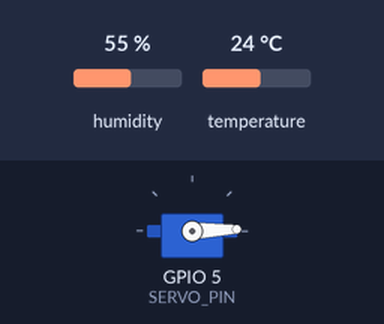
A program run on a simulated ESP32. On the bench: servo. The test bench sets the inputs (shaded band); at power-on: humidity 55 %, temperature 24 °C. What the program prints to the serial monitor is not drawn.

Above: at 0.05 s.
At 1.35 s:
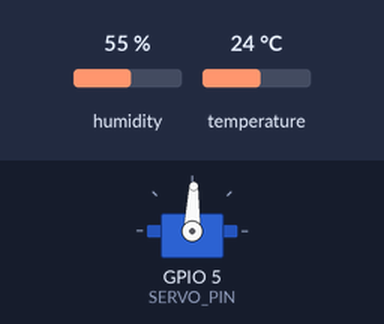
At 2.65 s:
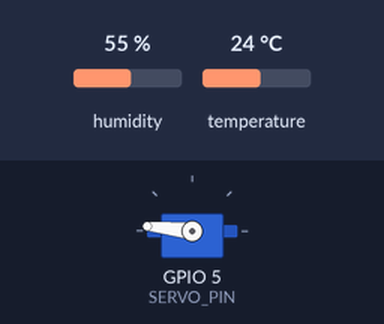
At 5.25 s:
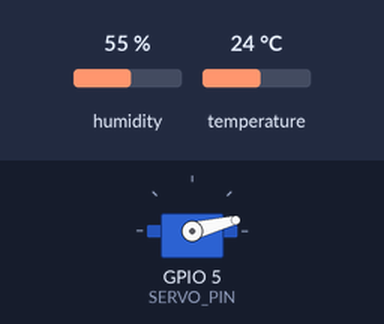
Timing chart, 0 to 7.1 s (numbered marks = the images above):
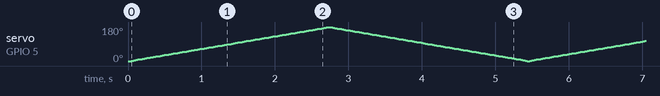

The program:

main.cpp
```cpp
#include <Arduino.h>
#include <DHT.h>
#include <ESP32Servo.h>

// ─── Pines ────────────────────────────────────────────────
#define DHT_PIN     2       // GPIO donde está conectado el DATA del DHT22
#define SERVO_PIN   5     // GPIO donde está conectado el señal del servo

// ─── Configuración DHT ────────────────────────────────────
#define DHT_TYPE DHT22
DHT dht(DHT_PIN, DHT_TYPE);

// ─── Configuración Servo ──────────────────────────────────
Servo servo;
int servoAngle = 0;         // Ángulo actual del servo (0–180)

// ─── Tiempos ───────────────────────────────────────────────
unsigned long lastDHT   = 0;
unsigned long lastServo = 0;

const unsigned long INTERVALO_DHT   = 2000; // ms entre lecturas del DHT22
const unsigned long INTERVALO_SERVO = 15;   // ms entre cada paso del servo (velocidad)

// ─── Estado del barrido ────────────────────────────────────
int  servoPos    = 0;
int  servoDir    = 1;   // 1 = subiendo, -1 = bajando

void setup() {
    Serial.begin(115200);
    Serial.println("=== ESP32 | DHT22 + Servo SG90 ===");

    dht.begin();

    servo.attach(SERVO_PIN, 500, 2400);
    servo.write(0);
    Serial.println("Servo en posición 0° — iniciando barrido automático");
}

void loop() {
    unsigned long ahora = millis();

    // ── Leer DHT22 cada 2 segundos ──────────────────────────
    if (ahora - lastDHT >= INTERVALO_DHT) {
        lastDHT = ahora;

        float humedad     = dht.readHumidity();
        float temperatura = dht.readTemperature();

        if (isnan(humedad) || isnan(temperatura)) {
            Serial.println("[ERROR] No se pudo leer el DHT22. Revisa el cableado.");
        } else {
            Serial.printf("[DHT22] Temp: %.1f °C  |  Humedad: %.1f %%\n",
                          temperatura, humedad);
        }
    }

    // ── Barrido automático del servo ─────────────────────────
    if (ahora - lastServo >= INTERVALO_SERVO) {
        lastServo = ahora;

        servo.write(servoPos);
        Serial.printf("[SERVO] %d°\n", servoPos);

        servoPos += servoDir;

        if (servoPos >= 180) {
            servoPos = 180;
            servoDir = -1;  // cambiar dirección: bajar
        } else if (servoPos <= 0) {
            servoPos = 0;
            servoDir = 1;   // cambiar dirección: subir
        }
    }
}
```
